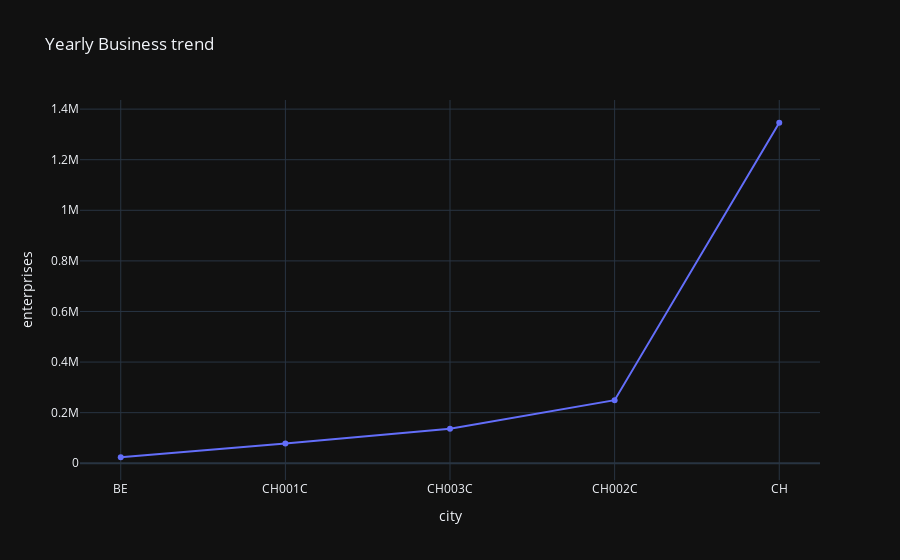

The code cell stored with this chart in its notebook:
### Code cell
import plotly.express as px

top_cities_with_most_local_companies = city_local_enterprises.sort_values(by="enterprises", ascending=False).head(10)
# sns.barplot(top_cities_with_most_local_companies.iloc[::-1], y = "city", x = "enterprises")
# plt.show()
# Create interactive line chart
top_cities_with_most_local_companies.reset_index(inplace=True)
fig = px.line(top_cities_with_most_local_companies.iloc[::-1], x="city", y = "enterprises", title="Yearly Business trend", markers=True)

# Show the chart
fig.show()

### Figure 1 — Plotly figure (JSON) as saved in the notebook; plotly's stock layout.template omitted (floating-point values rounded to 4 significant figures)
{"data": [{"hovertemplate": "city=%{x}<br>enterprises=%{y}<extra></extra>", "legendgroup": "", "line": {"color": "#636efa", "dash": "solid"}, "marker": {"symbol": "circle"}, "mode": "lines+markers", "name": "", "orientation": "v", "showlegend": false, "x": ["BE", "CH001C", "CH003C", "CH002C", "CH"], "xaxis": "x", "y": [23744, 78387, 136639, 249258, 1346064], "yaxis": "y", "type": "scatter"}], "layout": {"xaxis": {"anchor": "y", "domain": [0.0, 1.0], "title": {"text": "city"}}, "yaxis": {"anchor": "x", "domain": [0.0, 1.0], "title": {"text": "enterprises"}}, "legend": {"tracegroupgap": 0}, "title": {"text": "Yearly Business trend"}}}
